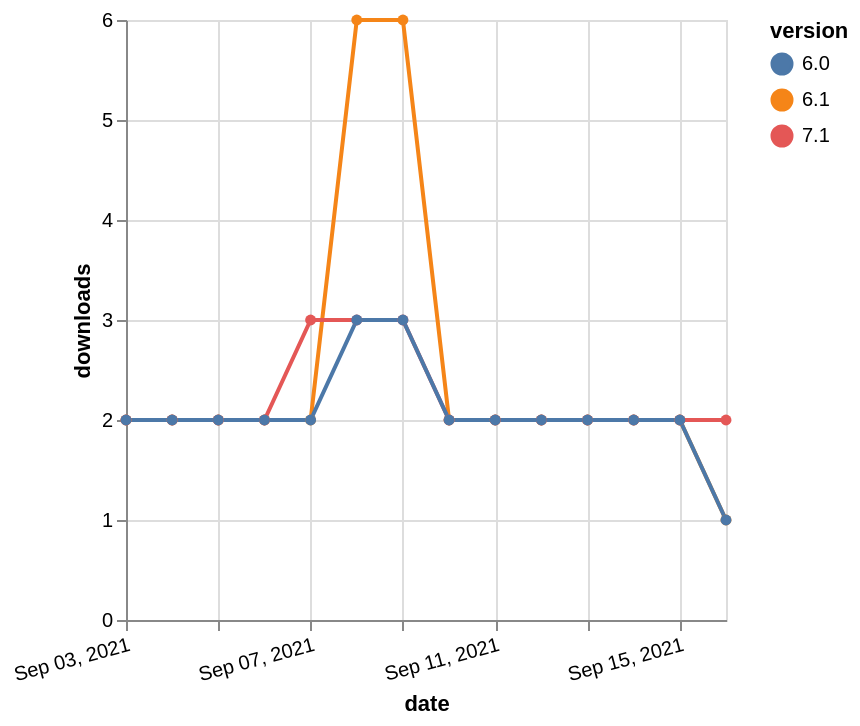

The specification (Vega-Lite) saved for this image:
### Vega-Lite specification from a JSON file in a GitHub repository (floating-point values rounded to 4 significant figures)
{"$schema": "https://vega.github.io/schema/vega-lite/v5.json", "description": "A simple bar chart with embedded data.", "data": {"values": [{"date": "2021-09-03", "total": 2809, "delta": 2, "version": "6.1"}, {"date": "2021-09-04", "total": 2811, "delta": 2, "version": "6.1"}, {"date": "2021-09-05", "total": 2813, "delta": 2, "version": "6.1"}, {"date": "2021-09-06", "total": 2815, "delta": 2, "version": "6.1"}, {"date": "2021-09-07", "total": 2817, "delta": 2, "version": "6.1"}, {"date": "2021-09-08", "total": 2823, "delta": 6, "version": "6.1"}, {"date": "2021-09-09", "total": 2829, "delta": 6, "version": "6.1"}, {"date": "2021-09-10", "total": 2831, "delta": 2, "version": "6.1"}, {"date": "2021-09-11", "total": 2833, "delta": 2, "version": "6.1"}, {"date": "2021-09-12", "total": 2835, "delta": 2, "version": "6.1"}, {"date": "2021-09-13", "total": 2837, "delta": 2, "version": "6.1"}, {"date": "2021-09-14", "total": 2839, "delta": 2, "version": "6.1"}, {"date": "2021-09-15", "total": 2841, "delta": 2, "version": "6.1"}, {"date": "2021-09-16", "total": 2842, "delta": 1, "version": "6.1"}, {"date": "2021-09-03", "total": 1997, "delta": 2, "version": "7.1"}, {"date": "2021-09-04", "total": 1999, "delta": 2, "version": "7.1"}, {"date": "2021-09-05", "total": 2001, "delta": 2, "version": "7.1"}, {"date": "2021-09-06", "total": 2003, "delta": 2, "version": "7.1"}, {"date": "2021-09-07", "total": 2006, "delta": 3, "version": "7.1"}, {"date": "2021-09-08", "total": 2009, "delta": 3, "version": "7.1"}, {"date": "2021-09-09", "total": 2012, "delta": 3, "version": "7.1"}, {"date": "2021-09-10", "total": 2014, "delta": 2, "version": "7.1"}, {"date": "2021-09-11", "total": 2016, "delta": 2, "version": "7.1"}, {"date": "2021-09-12", "total": 2018, "delta": 2, "version": "7.1"}, {"date": "2021-09-13", "total": 2020, "delta": 2, "version": "7.1"}, {"date": "2021-09-14", "total": 2022, "delta": 2, "version": "7.1"}, {"date": "2021-09-15", "total": 2024, "delta": 2, "version": "7.1"}, {"date": "2021-09-16", "total": 2026, "delta": 2, "version": "7.1"}, {"date": "2021-09-03", "total": 2289, "delta": 2, "version": "6.0"}, {"date": "2021-09-04", "total": 2291, "delta": 2, "version": "6.0"}, {"date": "2021-09-05", "total": 2293, "delta": 2, "version": "6.0"}, {"date": "2021-09-06", "total": 2295, "delta": 2, "version": "6.0"}, {"date": "2021-09-07", "total": 2297, "delta": 2, "version": "6.0"}, {"date": "2021-09-08", "total": 2300, "delta": 3, "version": "6.0"}, {"date": "2021-09-09", "total": 2303, "delta": 3, "version": "6.0"}, {"date": "2021-09-10", "total": 2305, "delta": 2, "version": "6.0"}, {"date": "2021-09-11", "total": 2307, "delta": 2, "version": "6.0"}, {"date": "2021-09-12", "total": 2309, "delta": 2, "version": "6.0"}, {"date": "2021-09-13", "total": 2311, "delta": 2, "version": "6.0"}, {"date": "2021-09-14", "total": 2313, "delta": 2, "version": "6.0"}, {"date": "2021-09-15", "total": 2315, "delta": 2, "version": "6.0"}, {"date": "2021-09-16", "total": 2316, "delta": 1, "version": "6.0"}]}, "width": "container", "mark": {"type": "line", "point": {"filled": true}}, "encoding": {"x": {"field": "date", "type": "temporal", "timeUnit": "yearmonthdate", "title": "date", "axis": {"labelAngle": -15}}, "y": {"field": "delta", "type": "quantitative", "title": "downloads"}, "color": {"field": "version", "type": "nominal"}, "tooltip": {"field": "delta"}}}
